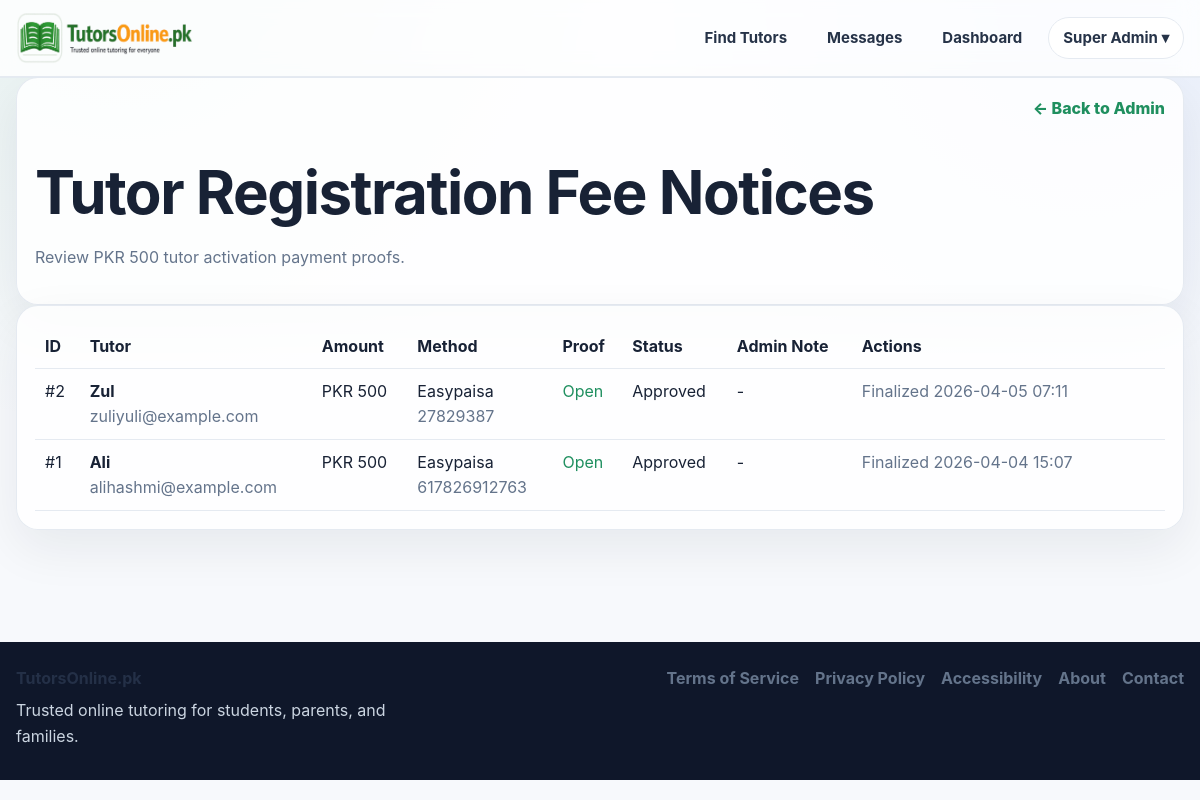
Before: /admin/tutor-fee-notices (signed in) with the older database file.
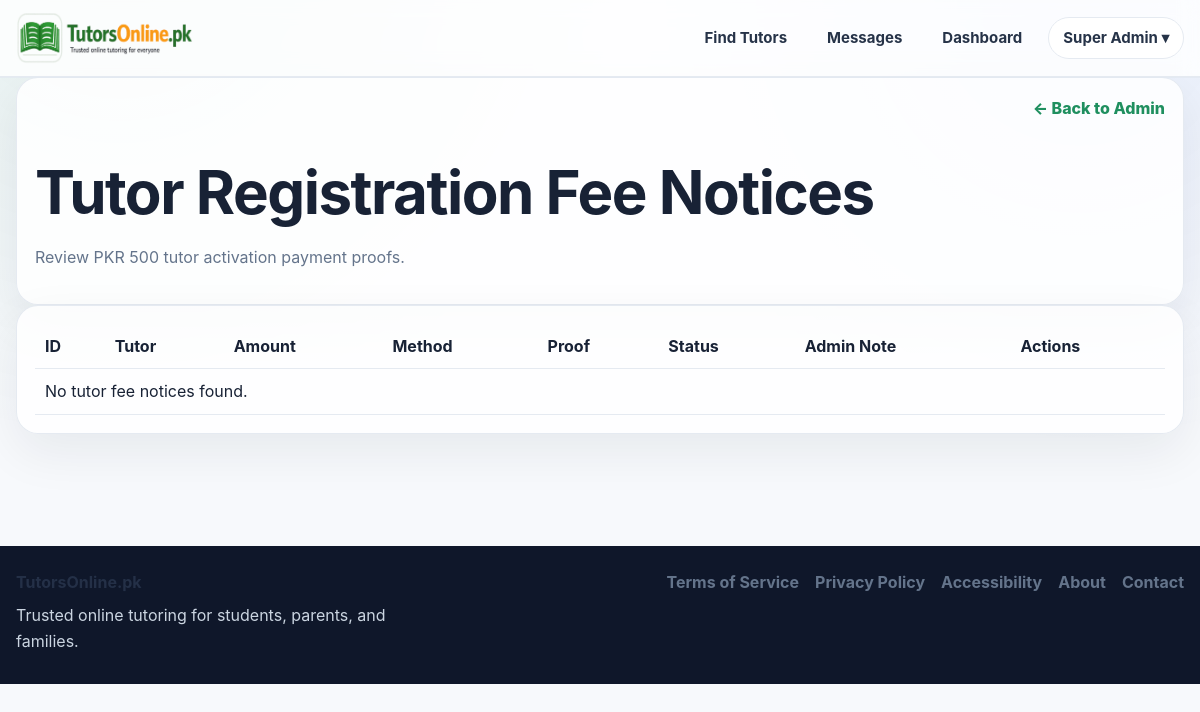
After: the same page with the newer database file.
### app.py (models this page shows, shortened)
class TutorFeeNotice(db.Model):
    id = db.Column(db.Integer, primary_key=True)
    tutor_id = db.Column(db.Integer, db.ForeignKey("user.id"), nullable=False)
    amount_sent_pkr = db.Column(db.Integer, nullable=False, default=500)
    sender_name = db.Column(db.String(120), default="")
    sender_account = db.Column(db.String(120), default="")
    transfer_method = db.Column(db.String(50), default="easypaisa")
    screenshot_filename = db.Column(db.String(255), default="")
    note = db.Column(db.Text, default="")
    status = db.Column(db.String(20), default="pending")
    admin_note = db.Column(db.Text, default="")
    reviewed_at = db.Column(db.DateTime)
    created_at = db.Column(db.DateTime, default=datetime.utcnow)
    tutor = db.relationship("User", backref="tutor_fee_notices")

class User(UserMixin, db.Model):
    id = db.Column(db.Integer, primary_key=True)
    email = db.Column(db.String(120), unique=True, nullable=False)
    password_hash = db.Column(db.String(255), nullable=False)
    role = db.Column(db.String(20), nullable=False, default="student")
    full_name = db.Column(db.String(120), nullable=False)
    public_name = db.Column(db.String(120), nullable=False)
    qualification = db.Column(db.String(120), default="")
    subjects = db.Column(db.String(255), default="")
    class_levels = db.Column(db.String(255), default="")
    experience_years = db.Column(db.Integer, default=0)
    bio = db.Column(db.Text, default="")
    degree_title = db.Column(db.String(255), default="")
    degree_major = db.Column(db.String(255), default="")
    degree_institution = db.Column(db.String(255), default="")
    degree_year = db.Column(db.String(50), default="")
    degree_grade = db.Column(db.String(50), default="")
    previous_path_choice = db.Column(db.String(50), default="")
    mphil_title = db.Column(db.String(255), default="")
    mphil_major = db.Column(db.String(255), default="")
    mphil_institution = db.Column(db.String(255), default="")
    mphil_year = db.Column(db.String(50), default="")
    mphil_grade = db.Column(db.String(50), default="")
    mphil_additional_note = db.Column(db.String(255), default="")
    masters_title = db.Column(db.String(255), default="")
    masters_major = db.Column(db.String(255), default="")
    masters_institution = db.Column(db.String(255), default="")
    masters_year = db.Column(db.String(50), default="")
    masters_grade = db.Column(db.String(50), default="")
    masters_additional_note = db.Column(db.String(255), default="")
    bachelor_title = db.Column(db.String(255), default="")
    bachelor_major = db.Column(db.String(255), default="")
    bachelor_institution = db.Column(db.String(255), default="")
    bachelor_year = db.Column(db.String(50), default="")
    bachelor_grade = db.Column(db.String(50), default="")
    bachelor_additional_note = db.Column(db.String(255), default="")
    inter_program = db.Column(db.String(100), default="")
    inter_institution = db.Column(db.String(255), default="")
    inter_grade = db.Column(db.String(50), default="")
    inter_year = db.Column(db.String(50), default="")
    matric_program = db.Column(db.String(100), default="")
    matric_institution = db.Column(db.String(255), default="")
    matric_grade = db.Column(db.String(50), default="")
    matric_year = db.Column(db.String(50), default="")
    gender = db.Column(db.String(50), default="")
    city = db.Column(db.String(120), default="")
    main_subject = db.Column(db.String(120), default="")
    additional_subjects = db.Column(db.String(255), default="")
    student_level = db.Column(db.String(120), default="")
    student_subject_needed = db.Column(db.String(120), default="")
    preferred_tutor_gender = db.Column(db.String(50), default="")
    learning_mode = db.Column(db.String(50), default="")
    teaching_mode = db.Column(db.String(50), default="")
    hourly_rate = db.Column(db.Integer, default=0)
    mobile_number = db.Column(db.String(40), default="")
    cnic_number = db.Column(db.String(40), default="")
    profile_image = db.Column(db.String(255), default="")
    degree_file = db.Column(db.String(255), default="")
    additional_qualification_level = db.Column(db.String(80), default="")
    additional_qualification_title = db.Column(db.String(255), default="")
    additional_qualification_major = db.Column(db.String(255), default="")
    additional_qualification_institution = db.Column(db.String(255), default="")
    additional_qualification_year = db.Column(db.String(50), default="")
    additional_qualification_grade = db.Column(db.String(50), default="")
    additional_qualification_file = db.Column(db.String(255), default="")
    demo_video_url = db.Column(db.String(255), default="")
    demo_video_file = db.Column(db.String(255), default="")
    modest_profile = db.Column(db.Boolean, default=False)
    audio_only = db.Column(db.Boolean, default=False)
    is_active_user = db.Column(db.Boolean, default=True)
    is_verified_tutor = db.Column(db.Boolean, default=False)
    profile_stage = db.Column(db.String(40), default="basic_complete")
    verification_submitted_at = db.Column(db.DateTime)
    approved_at = db.Column(db.DateTime)
    rejected_at = db.Column(db.DateTime)
    admin_review_note = db.Column(db.Text, default="")
    is_public_tutor = db.Column(db.Boolean, default=False)
    tutor_category = db.Column(db.String(80), default="")
    bonus_credits = db.Column(db.Integer, default=0)
    total_earnings_pkr = db.Column(db.Integer, default=0)
    monthly_earnings_pkr = db.Column(db.Integer, default=0)
    sessions_completed = db.Column(db.Integer, default=0)
    rating_avg = db.Column(db.Float, default=0.0)
    rating_count = db.Column(db.Integer, default=0)
    credits_balance = db.Column(db.Integer, default=0)
    pending_payout_pkr = db.Column(db.Integer, default=0)
    payout_method = db.Column(db.String(30), default="bank")
    payout_account_title = db.Column(db.String(120), default="")
    payout_account_number = db.Column(db.String(120), default="")
    payout_iban = db.Column(db.String(64), default="")
    created_at = db.Column(db.DateTime, default=datetime.utcnow)
    bookings_as_student = db.relationship(
        "Booking",
        backref="student",
        lazy=True,
        foreign_keys="Booking.student_id",
    )
    bookings_as_tutor = db.relationship(
        "Booking",
        backref="tutor",
        lazy=True,
        foreign_keys="Booking.tutor_id",
    )
    @property
    def is_active(self):
        return self.is_active_user

### app.py (the view)
@app.route("/admin/tutor-fee-notices")
@login_required
def admin_tutor_fee_notices():
    if current_user.role != "admin":
        flash("Unauthorized.", "danger")
        return redirect(url_for("dashboard"))
    notices = TutorFeeNotice.query.order_by(TutorFeeNotice.created_at.desc()).all()
    return render_template("admin_tutor_fee_notices.html", notices=notices)

### app.py (called while the page is built, shortened)
@app.context_processor
def inject_message_badge():
    return {
        "global_unread_messages": unread_message_count_for(current_user)
        if current_user.is_authenticated else 0
    }

@login_manager.user_loader
def load_user(user_id):
    return User.query.get(int(user_id))

def unread_message_count_for(user):
    if not user or not getattr(user, "is_authenticated", False):
        return 0
    if user.role == "student":
        convo_ids = [
            c.id for c in Conversation.query.filter_by(student_id=user.id).all()
        ]
    elif user.role == "tutor":
        convo_ids = [
            c.id for c in Conversation.query.filter_by(tutor_id=user.id).all()
        ]
    elif user.role == "admin":
        return 0
    else:
        return 0

@app.context_processor
def inject_globals():
    return {
        "credit_rate": app.config["CREDIT_RATE"],
        "google_configured": bool(
            app.config["GOOGLE_CLIENT_ID"] and app.config["GOOGLE_CLIENT_SECRET"]
        ),
        "under_construction": UNDER_CONSTRUCTION,
    }

### templates/admin_tutor_fee_notices.html
{% extends 'base.html' %}
{% block content %}
<section class="card">
  <div style="display:flex; justify-content:space-between; align-items:flex-start; gap:16px; flex-wrap:wrap;">
    <div>
      <h1 style="margin-bottom:6px;">Tutor Registration Fee Notices</h1>
      <p class="muted" style="margin-top:0;">Review PKR 500 tutor activation payment proofs.</p>
    </div>
    <a class="btn btn-light" href="{{ url_for('admin_dashboard') }}">← Back to Admin</a>
  </div>
</section>
<section class="card">
  <table class="table">
    <tr>
      <th>ID</th>
      <th>Tutor</th>
      <th>Amount</th>
      <th>Method</th>
      <th>Proof</th>
      <th>Status</th>
      <th>Admin Note</th>
      <th>Actions</th>
    </tr>
    {% for notice in notices %}
    <tr>
      <td>#{{ notice.id }}</td>
      <td>
        <strong>{{ notice.tutor.public_name }}</strong><br>
        <span class="muted">{{ notice.tutor.email }}</span>
      </td>
      <td>PKR {{ notice.amount_sent_pkr }}</td>
      <td>
        {{ notice.transfer_method|title }}<br>
        <span class="muted">{{ notice.sender_account or '-' }}</span>
      </td>
      <td>
        {% if notice.screenshot_filename %}
          <a href="{{ url_for('uploaded_file', filename=notice.screenshot_filename) }}" target="_blank">Open</a>
        {% else %}
          -
        {% endif %}
      </td>
      <td>{{ notice.status.replace('_',' ')|title }}</td>
      <td>{{ notice.admin_note or '-' }}</td>
      <td style="min-width:280px;">
        {% if notice.status in ['pending', 'on_hold'] %}
        <form method="post" action="{{ url_for('admin_tutor_fee_action', notice_id=notice.id) }}" class="form-grid" style="gap:8px;">
          <textarea name="reason" rows="2" placeholder="Optional note / decline reason">{{ notice.admin_note or '' }}</textarea>
          <div style="display:flex; gap:8px; flex-wrap:wrap;">
            <button class="btn btn-primary" type="submit" name="action" value="approve"
                    onclick="return confirm('Approve this tutor fee proof and activate tutor?');">
              Approve & Activate
            </button>
            <button class="btn btn-light" type="submit" name="action" value="on_hold">Put On Hold</button>
            <button class="btn" style="background:#b42318; color:#fff;" type="submit" name="action" value="decline"
                    onclick="return confirm('Decline this tutor fee notice?');">
              Decline
            </button>
          </div>
        </form>
        {% else %}
          <span class="muted">Finalized {{ notice.reviewed_at.strftime('%Y-%m-%d %H:%M') if notice.reviewed_at else '' }}</span>
        {% endif %}
      </td>
    </tr>
    {% else %}
    <tr><td colspan="8">No tutor fee notices found.</td></tr>
    {% endfor %}
  </table>
</section>
{% endblock %}

Changed rows visible on the page:
removed TutorFeeNotice: id "2", tutor.public_name "Zul", tutor.email "zuliyuli@example.com", amount_sent_pkr "500", transfer_method "Easypaisa", sender_account "27829387", status.replace "Approved", admin_note "-", reviewed_at "2026-04-05 07:11"
removed TutorFeeNotice: id "1", tutor.public_name "Ali", tutor.email "alihashmi@example.com", amount_sent_pkr "500", transfer_method "Easypaisa", sender_account "617826912763", status.replace "Approved", admin_note "-", reviewed_at "2026-04-04 15:07"
Other visible differences:
text now shown: "No tutor fee notices found."
